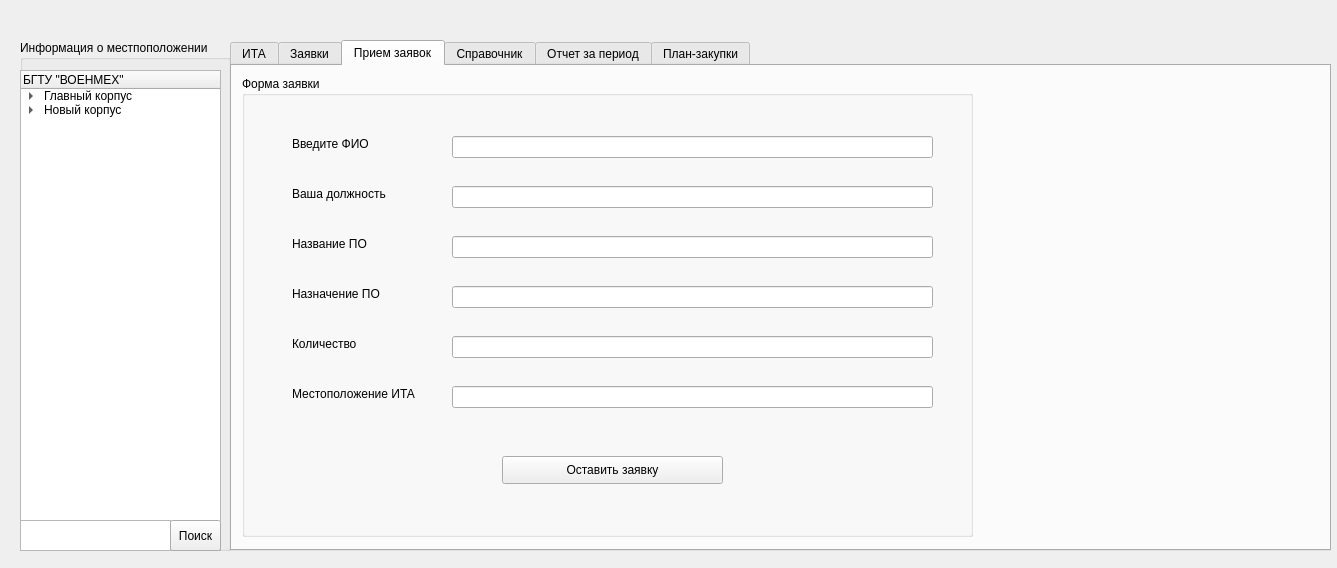
<?xml version="1.0" encoding="UTF-8"?>
<ui version="4.0">
 <class>Users</class>
 <widget class="QDialog" name="Users">
  <property name="geometry">
   <rect>
    <x>0</x>
    <y>0</y>
    <width>1337</width>
    <height>568</height>
   </rect>
  </property>
  <property name="windowTitle">
   <string>Конфигурация ПО</string>
  </property>
  <widget class="QGroupBox" name="groupBox_2">
   <property name="geometry">
    <rect>
     <x>20</x>
     <y>40</y>
     <width>211</width>
     <height>511</height>
    </rect>
   </property>
   <property name="title">
    <string>Информация о местпоположении</string>
   </property>
   <widget class="QTreeWidget" name="treeWidget">
    <property name="geometry">
     <rect>
      <x>0</x>
      <y>30</y>
      <width>201</width>
      <height>481</height>
     </rect>
    </property>
    <column>
     <property name="text">
      <string>БГТУ &quot;ВОЕНМЕХ&quot;</string>
     </property>
    </column>
    <item>
     <property name="text">
      <string>Главный корпус</string>
     </property>
     <item>
      <property name="text">
       <string>1 этаж</string>
      </property>
     </item>
     <item>
      <property name="text">
       <string>2 этаж</string>
      </property>
     </item>
     <item>
      <property name="text">
       <string>3 этаж</string>
      </property>
      <item>
       <property name="text">
        <string>ауд. 310</string>
       </property>
      </item>
      <item>
       <property name="text">
        <string>ауд. 310а</string>
       </property>
      </item>
      <item>
       <property name="text">
        <string>ауд. 318</string>
       </property>
      </item>
     </item>
     <item>
      <property name="text">
       <string>4 этаж</string>
      </property>
     </item>
     <item>
      <property name="text">
       <string>&quot;Школа&quot;</string>
      </property>
     </item>
     <item>
      <property name="text">
       <string>ВЦ</string>
      </property>
      <item>
       <property name="text">
        <string>ауд. 374</string>
       </property>
      </item>
      <item>
       <property name="text">
        <string>ауд. 375</string>
       </property>
      </item>
     </item>
    </item>
    <item>
     <property name="text">
      <string>Новый корпус</string>
     </property>
     <item>
      <property name="text">
       <string>1 этаж</string>
      </property>
     </item>
     <item>
      <property name="text">
       <string>2 этаж</string>
      </property>
     </item>
     <item>
      <property name="text">
       <string>3 этаж</string>
      </property>
     </item>
     <item>
      <property name="text">
       <string>4 этаж</string>
      </property>
     </item>
     <item>
      <property name="text">
       <string>5 этаж</string>
      </property>
     </item>
    </item>
   </widget>
   <widget class="QTextEdit" name="textEdit">
    <property name="geometry">
     <rect>
      <x>0</x>
      <y>480</y>
      <width>151</width>
      <height>31</height>
     </rect>
    </property>
   </widget>
   <widget class="QToolButton" name="toolButton">
    <property name="geometry">
     <rect>
      <x>150</x>
      <y>480</y>
      <width>51</width>
      <height>31</height>
     </rect>
    </property>
    <property name="text">
     <string>Поиск</string>
    </property>
   </widget>
  </widget>
  <widget class="QTabWidget" name="tabWidget">
   <property name="geometry">
    <rect>
     <x>230</x>
     <y>40</y>
     <width>1101</width>
     <height>511</height>
    </rect>
   </property>
   <property name="currentIndex">
    <number>2</number>
   </property>
   <widget class="QWidget" name="tab">
    <attribute name="title">
     <string>ИТА</string>
    </attribute>
    <widget class="QTableView" name="tableView">
     <property name="geometry">
      <rect>
       <x>10</x>
       <y>30</y>
       <width>1081</width>
       <height>231</height>
      </rect>
     </property>
    </widget>
    <widget class="QTableView" name="tableView_2">
     <property name="geometry">
      <rect>
       <x>10</x>
       <y>270</y>
       <width>1081</width>
       <height>211</height>
      </rect>
     </property>
    </widget>
    <widget class="QPushButton" name="pushButton_2">
     <property name="geometry">
      <rect>
       <x>10</x>
       <y>10</y>
       <width>81</width>
       <height>20</height>
      </rect>
     </property>
     <property name="font">
      <font>
       <pointsize>6</pointsize>
      </font>
     </property>
     <property name="text">
      <string>Добавить</string>
     </property>
    </widget>
    <widget class="QPushButton" name="pushButton">
     <property name="geometry">
      <rect>
       <x>100</x>
       <y>10</y>
       <width>81</width>
       <height>20</height>
      </rect>
     </property>
     <property name="font">
      <font>
       <pointsize>6</pointsize>
      </font>
     </property>
     <property name="text">
      <string>Редактировать</string>
     </property>
    </widget>
    <widget class="QPushButton" name="pushButton_3">
     <property name="geometry">
      <rect>
       <x>190</x>
       <y>10</y>
       <width>81</width>
       <height>20</height>
      </rect>
     </property>
     <property name="font">
      <font>
       <pointsize>6</pointsize>
      </font>
     </property>
     <property name="text">
      <string>Удалить</string>
     </property>
    </widget>
   </widget>
   <widget class="QWidget" name="tab_3">
    <attribute name="title">
     <string>Заявки</string>
    </attribute>
    <widget class="QTableView" name="tableView_3">
     <property name="geometry">
      <rect>
       <x>10</x>
       <y>10</y>
       <width>1021</width>
       <height>471</height>
      </rect>
     </property>
    </widget>
   </widget>
   <widget class="QWidget" name="tab_6">
    <attribute name="title">
     <string>Прием заявок</string>
    </attribute>
    <widget class="QGroupBox" name="groupBox">
     <property name="geometry">
      <rect>
       <x>10</x>
       <y>10</y>
       <width>731</width>
       <height>461</height>
      </rect>
     </property>
     <property name="title">
      <string>Форма заявки</string>
     </property>
     <widget class="QLabel" name="label">
      <property name="geometry">
       <rect>
        <x>50</x>
        <y>60</y>
        <width>91</width>
        <height>16</height>
       </rect>
      </property>
      <property name="text">
       <string>Введите ФИО</string>
      </property>
     </widget>
     <widget class="QLabel" name="label_2">
      <property name="geometry">
       <rect>
        <x>50</x>
        <y>110</y>
        <width>111</width>
        <height>16</height>
       </rect>
      </property>
      <property name="text">
       <string>Ваша должность</string>
      </property>
     </widget>
     <widget class="QLabel" name="label_3">
      <property name="geometry">
       <rect>
        <x>50</x>
        <y>160</y>
        <width>101</width>
        <height>16</height>
       </rect>
      </property>
      <property name="text">
       <string>Название ПО</string>
      </property>
     </widget>
     <widget class="QLabel" name="label_4">
      <property name="geometry">
       <rect>
        <x>50</x>
        <y>210</y>
        <width>101</width>
        <height>16</height>
       </rect>
      </property>
      <property name="text">
       <string>Назначение ПО</string>
      </property>
     </widget>
     <widget class="QLabel" name="label_5">
      <property name="geometry">
       <rect>
        <x>50</x>
        <y>310</y>
        <width>131</width>
        <height>16</height>
       </rect>
      </property>
      <property name="text">
       <string>Местоположение ИТА</string>
      </property>
     </widget>
     <widget class="QLabel" name="label_6">
      <property name="geometry">
       <rect>
        <x>50</x>
        <y>260</y>
        <width>121</width>
        <height>16</height>
       </rect>
      </property>
      <property name="text">
       <string>Количество</string>
      </property>
     </widget>
     <widget class="QLineEdit" name="lineEdit">
      <property name="geometry">
       <rect>
        <x>210</x>
        <y>60</y>
        <width>481</width>
        <height>22</height>
       </rect>
      </property>
     </widget>
     <widget class="QLineEdit" name="lineEdit_2">
      <property name="geometry">
       <rect>
        <x>210</x>
        <y>110</y>
        <width>481</width>
        <height>22</height>
       </rect>
      </property>
     </widget>
     <widget class="QLineEdit" name="lineEdit_3">
      <property name="geometry">
       <rect>
        <x>210</x>
        <y>160</y>
        <width>481</width>
        <height>22</height>
       </rect>
      </property>
     </widget>
     <widget class="QLineEdit" name="lineEdit_4">
      <property name="geometry">
       <rect>
        <x>210</x>
        <y>210</y>
        <width>481</width>
        <height>22</height>
       </rect>
      </property>
     </widget>
     <widget class="QLineEdit" name="lineEdit_5">
      <property name="geometry">
       <rect>
        <x>210</x>
        <y>260</y>
        <width>481</width>
        <height>22</height>
       </rect>
      </property>
     </widget>
     <widget class="QLineEdit" name="lineEdit_6">
      <property name="geometry">
       <rect>
        <x>210</x>
        <y>310</y>
        <width>481</width>
        <height>22</height>
       </rect>
      </property>
     </widget>
     <widget class="QPushButton" name="pushButton_4">
      <property name="geometry">
       <rect>
        <x>260</x>
        <y>380</y>
        <width>221</width>
        <height>28</height>
       </rect>
      </property>
      <property name="text">
       <string>Оставить заявку</string>
      </property>
     </widget>
    </widget>
   </widget>
   <widget class="QWidget" name="tab_2">
    <attribute name="title">
     <string>Справочник</string>
    </attribute>
   </widget>
   <widget class="QWidget" name="tab_4">
    <attribute name="title">
     <string>Отчет за период</string>
    </attribute>
   </widget>
   <widget class="QWidget" name="tab_5">
    <attribute name="title">
     <string>План-закупки</string>
    </attribute>
   </widget>
  </widget>
 </widget>
 <resources/>
 <connections/>
</ui>
